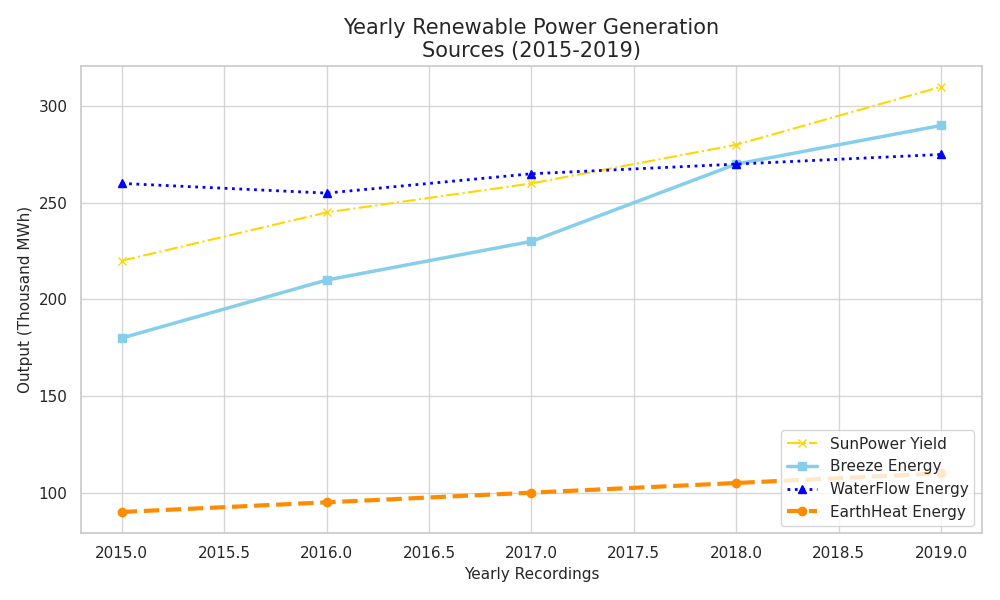

Write Python code to recreate this figure.
import matplotlib.pyplot as plt
import numpy as np

years = np.array([2015, 2016, 2017, 2018, 2019])
solar_output = np.array([220, 245, 260, 280, 310])
wind_output = np.array([180, 210, 230, 270, 290])
hydro_output = np.array([260, 255, 265, 270, 275])
geothermal_output = np.array([90, 95, 100, 105, 110])

fig, ax = plt.subplots(figsize=(10, 6))

ax.plot(years, solar_output, label='SunPower Yield', color='gold', marker='x', linewidth=1.5, linestyle='-.')
ax.plot(years, wind_output, label='Breeze Energy', color='skyblue', marker='s', linewidth=2.5, linestyle='-')
ax.plot(years, hydro_output, label='WaterFlow Energy', color='blue', marker='^', linewidth=2, linestyle=':')
ax.plot(years, geothermal_output, label='EarthHeat Energy', color='darkorange', marker='o', linewidth=3, linestyle='--')

ax.set_xlabel('Yearly Recordings', fontsize=11)
ax.set_ylabel('Output (Thousand MWh)', fontsize=11)
ax.set_title('Yearly Renewable Power Generation\nSources (2015-2019)', fontsize=15)

ax.grid(True, linestyle='-', alpha=0.8)

ax.legend(loc='lower right', fontsize=11)

plt.tight_layout()
plt.show()
